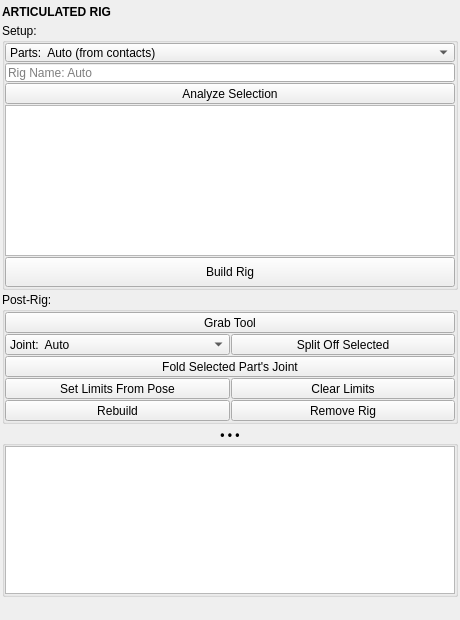
<?xml version="1.0" encoding="UTF-8"?>
<ui version="4.0">
 <class>QtUi</class>
 <widget class="QMainWindow" name="QtUi">
  <property name="geometry">
   <rect>
    <x>0</x>
    <y>0</y>
    <width>460</width>
    <height>620</height>
   </rect>
  </property>
  <property name="windowTitle">
   <string>Articulated Rig</string>
  </property>
  <widget class="QWidget" name="central_widget">
   <layout class="QVBoxLayout" name="verticalLayout_main">
    <property name="spacing">
     <number>2</number>
    </property>
    <property name="leftMargin">
     <number>2</number>
    </property>
    <property name="topMargin">
     <number>2</number>
    </property>
    <property name="rightMargin">
     <number>2</number>
    </property>
    <property name="bottomMargin">
     <number>2</number>
    </property>
    <item>
     <widget class="Header" name="header">
      <property name="minimumSize">
       <size>
        <width>0</width>
        <height>19</height>
       </size>
      </property>
      <property name="font">
       <font>
        <weight>75</weight>
        <bold>true</bold>
       </font>
      </property>
      <property name="text">
       <string>ARTICULATED RIG</string>
      </property>
     </widget>
    </item>
    <item>
     <widget class="QGroupBox" name="grp_setup">
      <property name="title">
       <string>Setup:</string>
      </property>
      <layout class="QVBoxLayout" name="verticalLayout_setup">
       <property name="spacing">
        <number>1</number>
       </property>
       <property name="leftMargin">
        <number>0</number>
       </property>
       <property name="topMargin">
        <number>0</number>
       </property>
       <property name="rightMargin">
        <number>0</number>
       </property>
       <property name="bottomMargin">
        <number>0</number>
       </property>
       <item>
        <widget class="ComboBox" name="cmb_source">
         <property name="minimumSize">
          <size>
           <width>0</width>
           <height>19</height>
          </size>
         </property>
         <property name="maximumSize">
          <size>
           <width>16777215</width>
           <height>19</height>
          </size>
         </property>
         <item>
          <property name="text">
           <string>Parts:  Auto (from contacts)</string>
          </property>
         </item>
         <item>
          <property name="text">
           <string>Parts:  Selection Order</string>
          </property>
         </item>
        </widget>
       </item>
       <item>
        <widget class="QLineEdit" name="txt_name">
         <property name="minimumSize">
          <size>
           <width>0</width>
           <height>19</height>
          </size>
         </property>
         <property name="placeholderText">
          <string>Rig Name: Auto</string>
         </property>
        </widget>
       </item>
       <item>
        <widget class="QPushButton" name="btn_analyze">
         <property name="minimumSize">
          <size>
           <width>0</width>
           <height>21</height>
          </size>
         </property>
         <property name="text">
          <string>Analyze Selection</string>
         </property>
        </widget>
       </item>
       <item>
        <widget class="TableWidget" name="tbl_joints">
         <property name="minimumSize">
          <size>
           <width>0</width>
           <height>150</height>
          </size>
         </property>
        </widget>
       </item>
       <item>
        <widget class="QPushButton" name="btn_build">
         <property name="minimumSize">
          <size>
           <width>0</width>
           <height>30</height>
          </size>
         </property>
         <property name="text">
          <string>Build Rig</string>
         </property>
        </widget>
       </item>
      </layout>
     </widget>
    </item>
    <item>
     <widget class="QGroupBox" name="grp_post">
      <property name="title">
       <string>Post-Rig:</string>
      </property>
      <layout class="QVBoxLayout" name="verticalLayout_post">
       <property name="spacing">
        <number>1</number>
       </property>
       <property name="leftMargin">
        <number>0</number>
       </property>
       <property name="topMargin">
        <number>0</number>
       </property>
       <property name="rightMargin">
        <number>0</number>
       </property>
       <property name="bottomMargin">
        <number>0</number>
       </property>
       <item>
        <widget class="QPushButton" name="btn_grab">
         <property name="minimumSize">
          <size>
           <width>0</width>
           <height>21</height>
          </size>
         </property>
         <property name="text">
          <string>Grab Tool</string>
         </property>
        </widget>
       </item>
       <item>
        <layout class="QHBoxLayout" name="horizontalLayout_insert">
         <property name="spacing">
          <number>1</number>
         </property>
         <item>
          <widget class="ComboBox" name="cmb_insert_type">
           <property name="minimumSize">
            <size>
             <width>0</width>
             <height>19</height>
            </size>
           </property>
           <item>
            <property name="text">
             <string>Joint:  Auto</string>
            </property>
           </item>
           <item>
            <property name="text">
             <string>Joint:  Slide</string>
            </property>
           </item>
           <item>
            <property name="text">
             <string>Joint:  Hinge</string>
            </property>
           </item>
           <item>
            <property name="text">
             <string>Joint:  Swivel</string>
            </property>
           </item>
           <item>
            <property name="text">
             <string>Joint:  Universal</string>
            </property>
           </item>
           <item>
            <property name="text">
             <string>Joint:  Ball</string>
            </property>
           </item>
          </widget>
         </item>
         <item>
          <widget class="QPushButton" name="btn_insert">
           <property name="minimumSize">
            <size>
             <width>0</width>
             <height>21</height>
            </size>
           </property>
           <property name="text">
            <string>Split Off Selected</string>
           </property>
          </widget>
         </item>
        </layout>
       </item>
       <item>
        <widget class="QPushButton" name="btn_fold">
         <property name="minimumSize">
          <size>
           <width>0</width>
           <height>21</height>
          </size>
         </property>
         <property name="text">
          <string>Fold Selected Part's Joint</string>
         </property>
        </widget>
       </item>
       <item>
        <layout class="QHBoxLayout" name="horizontalLayout_limits">
         <property name="spacing">
          <number>1</number>
         </property>
         <item>
          <widget class="QPushButton" name="btn_limits_from_pose">
           <property name="minimumSize">
            <size>
             <width>0</width>
             <height>21</height>
            </size>
           </property>
           <property name="text">
            <string>Set Limits From Pose</string>
           </property>
          </widget>
         </item>
         <item>
          <widget class="QPushButton" name="btn_clear_limits">
           <property name="minimumSize">
            <size>
             <width>0</width>
             <height>21</height>
            </size>
           </property>
           <property name="text">
            <string>Clear Limits</string>
           </property>
          </widget>
         </item>
        </layout>
       </item>
       <item>
        <layout class="QHBoxLayout" name="horizontalLayout_lifecycle">
         <property name="spacing">
          <number>1</number>
         </property>
         <item>
          <widget class="QPushButton" name="btn_rebuild">
           <property name="minimumSize">
            <size>
             <width>0</width>
             <height>21</height>
            </size>
           </property>
           <property name="text">
            <string>Rebuild</string>
           </property>
          </widget>
         </item>
         <item>
          <widget class="QPushButton" name="btn_remove">
           <property name="minimumSize">
            <size>
             <width>0</width>
             <height>21</height>
            </size>
           </property>
           <property name="text">
            <string>Remove Rig</string>
           </property>
          </widget>
         </item>
        </layout>
       </item>
      </layout>
     </widget>
    </item>
    <item>
     <widget class="CollapsableGroup" name="output_grp">
      <property name="font">
       <font>
        <weight>75</weight>
        <bold>true</bold>
       </font>
      </property>
      <property name="title">
       <string>• • •</string>
      </property>
      <property name="alignment">
       <set>Qt::AlignCenter</set>
      </property>
      <layout class="QVBoxLayout" name="verticalLayout_output">
       <property name="spacing">
        <number>1</number>
       </property>
       <property name="leftMargin">
        <number>0</number>
       </property>
       <property name="topMargin">
        <number>0</number>
       </property>
       <property name="rightMargin">
        <number>0</number>
       </property>
       <property name="bottomMargin">
        <number>0</number>
       </property>
       <item>
        <widget class="QTextBrowser" name="txt003">
         <property name="verticalScrollBarPolicy">
          <enum>Qt::ScrollBarAlwaysOff</enum>
         </property>
         <property name="sizeAdjustPolicy">
          <enum>QAbstractScrollArea::AdjustIgnored</enum>
         </property>
         <property name="openLinks">
          <bool>false</bool>
         </property>
         <property name="openExternalLinks">
          <bool>false</bool>
         </property>
        </widget>
       </item>
      </layout>
     </widget>
    </item>
    <item>
     <widget class="Footer" name="footer" native="true">
      <property name="minimumSize">
       <size>
        <width>0</width>
        <height>19</height>
       </size>
      </property>
      <property name="maximumSize">
       <size>
        <width>16777215</width>
        <height>19</height>
       </size>
      </property>
     </widget>
    </item>
   </layout>
  </widget>
 </widget>
 <customwidgets>
  <customwidget>
   <class>ComboBox</class>
   <extends>QComboBox</extends>
   <header>uitk.widgets.comboBox.ComboBox.h</header>
  </customwidget>
  <customwidget>
   <class>Footer</class>
   <extends>QWidget</extends>
   <header>uitk.widgets.footer</header>
  </customwidget>
  <customwidget>
   <class>Header</class>
   <extends>QLabel</extends>
   <header>uitk.widgets.header.Header.h</header>
  </customwidget>
  <customwidget>
   <class>CollapsableGroup</class>
   <extends>QGroupBox</extends>
   <header>uitk.widgets.collapsableGroup.CollapsableGroup.h</header>
   <container>1</container>
  </customwidget>
  <customwidget>
   <class>TableWidget</class>
   <extends>QTableWidget</extends>
   <header>uitk.widgets.tableWidget</header>
  </customwidget>
 </customwidgets>
 <resources/>
 <connections/>
</ui>
